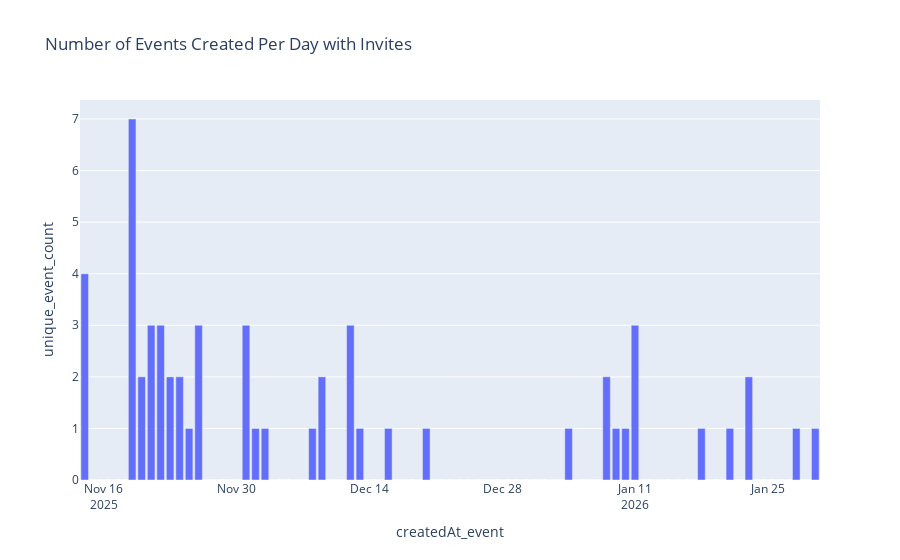

Notebook code cell kept with this figure:
### Code cell
#Graph number of events created per day with invites
fig = px.bar(unique_events_per_day, x='createdAt_event', y='unique_event_count', title='Number of Events Created Per Day with Invites')
fig.show()
